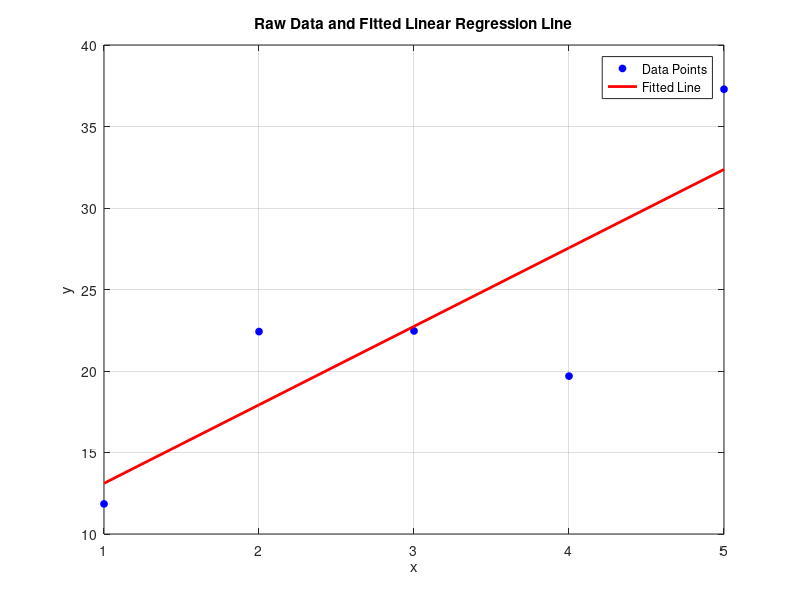

Recreate this plot in MATLAB.
% Clear workspace and close figures
clc; 
clear all; 
close all; 

% Step 1: Generate Synthetic Linear Data
% Ask the user for the number of data points
num_points = input('Enter the number of data points: '); % User-defined number of points

% Define the range of x values
x = 1:num_points;

% Define the true relationship with some added noise
true_slope = input('Enter the true slope (m): '); % User-defined slope
true_intercept = input('Enter the true intercept (b): '); % User-defined intercept
noise_scale = input('Enter the noise scale (standard deviation): '); % User-defined noise scale
noise = randn(1, length(x)) * noise_scale; % Random noise to simulate real-world data
y = true_slope * x + true_intercept + noise;

% Step 2: Plot the Raw Data
figure;
plot(x, y, 'bo', 'MarkerSize', 5, 'MarkerFaceColor', 'b');
title('Raw Data and Fitted Linear Regression Line');
xlabel('x');
ylabel('y');
hold on;

% Step 3: Perform Linear Regression
% Use polyfit to find the best-fit line y = m*x + b
coefficients = polyfit(x, y, 1); % 1 means first-degree polynomial (linear)
fitted_slope = coefficients(1); % Slope of fitted line
fitted_intercept = coefficients(2); % Intercept of fitted line

% Display the fitted line equation
disp(['Fitted Line Equation: y = ' num2str(fitted_slope) '*x + ' num2str(fitted_intercept)]);

% Step 4: Evaluate the Linear Fit
% Use polyval to get the y-values of the fitted line
y_fit = polyval(coefficients, x);

% Plotting the fitted line
plot(x, y_fit, 'r-', 'LineWidth', 2); % Plot fitted line in red
legend('Data Points', 'Fitted Line');
grid on;

% Step 5: Display Outputs
fprintf('Fitted Slope: %.2f\n', fitted_slope);
fprintf('Fitted Intercept: %.2f\n', fitted_intercept);
hold off;
